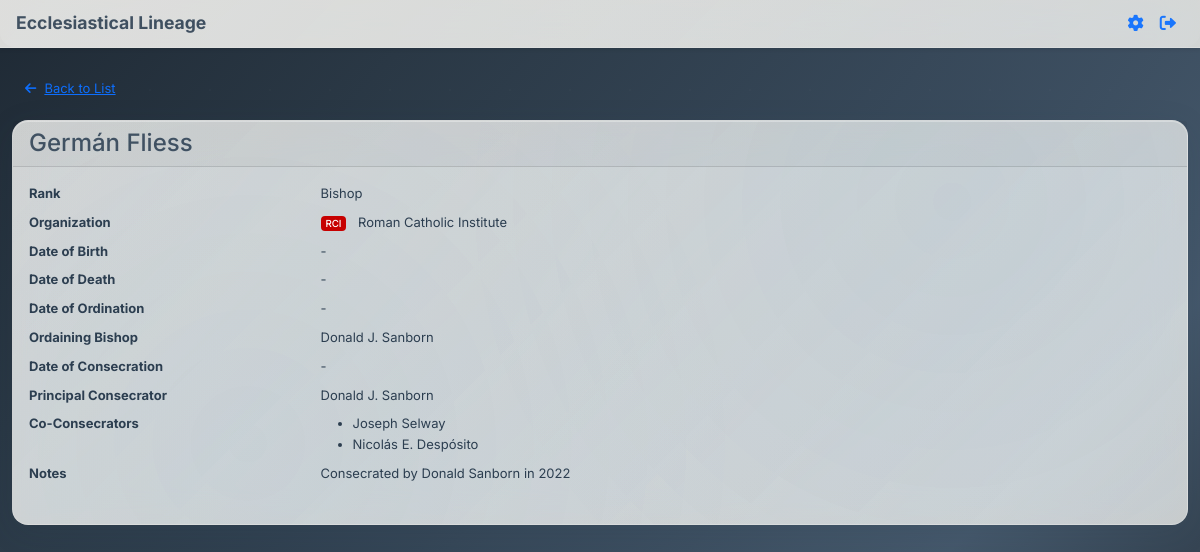
Before: /clergy/3 (signed in) with the older database file.
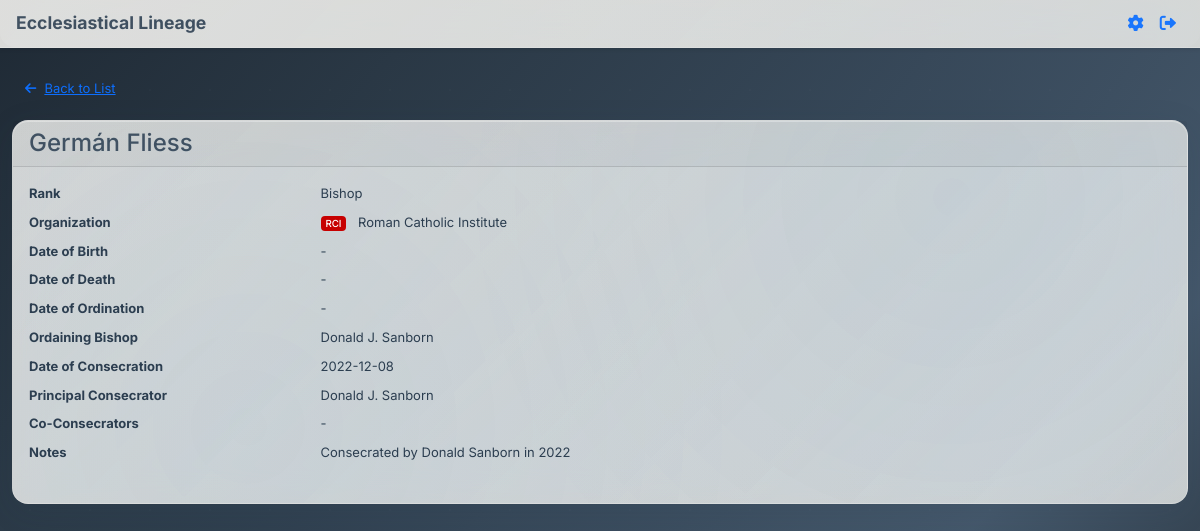
After: the same page with the newer database file.
### app.py (models this page shows, shortened)
class Clergy(db.Model):
    id = db.Column(db.Integer, primary_key=True)
    name = db.Column(db.String(200), nullable=False)
    rank = db.Column(db.String(100), nullable=False)
    organization = db.Column(db.String(200))
    date_of_birth = db.Column(db.Date)
    date_of_ordination = db.Column(db.Date)
    ordaining_bishop_id = db.Column(db.Integer, db.ForeignKey('clergy.id'))
    date_of_consecration = db.Column(db.Date)
    consecrator_id = db.Column(db.Integer, db.ForeignKey('clergy.id'))
    co_consecrators = db.Column(db.Text)  # JSON array of clergy IDs
    date_of_death = db.Column(db.Date)
    notes = db.Column(db.Text)
    ordaining_bishop = db.relationship('Clergy', foreign_keys=[ordaining_bishop_id], remote_side=[id])
    consecrator = db.relationship('Clergy', foreign_keys=[consecrator_id], remote_side=[id])
    def get_co_consecrators(self):
        if self.co_consecrators:
            return json.loads(self.co_consecrators)
        return []

class Organization(db.Model):
    id = db.Column(db.Integer, primary_key=True)
    name = db.Column(db.String(200), unique=True, nullable=False)
    abbreviation = db.Column(db.String(20), unique=True)  # Short code for the organization
    description = db.Column(db.Text)
    color = db.Column(db.String(7), nullable=False, default="#27ae60")
    created_at = db.Column(db.DateTime, default=datetime.utcnow)

### app.py (the view)
@app.route('/clergy/<int:clergy_id>')
def view_clergy(clergy_id):
    if 'user_id' not in session:
        flash('Please log in to view clergy records.', 'error')
        return redirect(url_for('login'))
    clergy = Clergy.query.get_or_404(clergy_id)
    organizations = Organization.query.all()
    org_abbreviation_map = {org.name: org.abbreviation for org in organizations}
    org_color_map = {org.name: org.color for org in organizations}
    return render_template('view_clergy.html',
                         clergy=clergy,
                         org_abbreviation_map=org_abbreviation_map,
                         org_color_map=org_color_map)

### app.py (called while the page is built)
def getContrastColor(hexColor):
    if not hexColor or not hexColor.startswith('#'):
        return 'black'
    hex = hexColor.replace('#', '')
    if len(hex) != 6:
        return 'black'
    try:
        r = int(hex[0:2], 16)
        g = int(hex[2:4], 16)
        b = int(hex[4:6], 16)
        luminance = (0.299 * r + 0.587 * g + 0.114 * b) / 255
        return 'white' if luminance <= 0.5 else 'black'
    except (ValueError, IndexError):
        return 'black'

def getBorderStyle(hexColor):
    if not hexColor or not hexColor.startswith('#'):
        return ''
    hex = hexColor.replace('#', '')
    if len(hex) != 6:
        return ''
    try:
        r = int(hex[0:2], 16)
        g = int(hex[2:4], 16)
        b = int(hex[4:6], 16)
        luminance = (0.299 * r + 0.587 * g + 0.114 * b) / 255
        if luminance > 0.8:
            return 'border: 1px solid #ccc;'
        return ''
    except (ValueError, IndexError):
        return ''

### templates/view_clergy.html (shortened to what this page needs)
{% extends "base.html" %}
{% block full_content %}
<div class="container mt-4">
    <a href="{{ url_for('clergy_list') }}" class="btn btn-link mb-3"><i class="fas fa-arrow-left me-2"></i>Back to List</a>
    <div class="card">
        <div class="card-header">
            <h2 class="h4 mb-0">{{ clergy.name }}</h2>
        </div>
        <div class="card-body">
            <dl class="row">
                <dt class="col-sm-3">Rank</dt>
                <dd class="col-sm-9">{{ clergy.rank }}</dd>
                <dt class="col-sm-3">Organization</dt>
                <dd class="col-sm-9">
                    {% if clergy.organization %}
                        {% if org_abbreviation_map.get(clergy.organization) %}
                            <span class="badge me-2" style="background-color: {{ org_color_map.get(clergy.organization, '#27ae60') }}; color: {{ 'white' if getContrastColor(org_color_map.get(clergy.organization, '#27ae60')) == 'white' else 'black' }}; {{ getBorderStyle(org_color_map.get(clergy.organization, '#27ae60')) }}">
                                {{ org_abbreviation_map.get(clergy.organization) }}
                            </span>
                            {{ clergy.organization }}
                        {% else %}
                            {{ clergy.organization }}
                        {% endif %}
                    {% else %}
                        -
                    {% endif %}
                </dd>
                <dt class="col-sm-3">Date of Birth</dt>
                <dd class="col-sm-9">{{ clergy.date_of_birth.strftime('%Y-%m-%d') if clergy.date_of_birth else '-' }}</dd>
                <dt class="col-sm-3">Date of Death</dt>
                <dd class="col-sm-9">{{ clergy.date_of_death.strftime('%Y-%m-%d') if clergy.date_of_death else '-' }}</dd>
                <dt class="col-sm-3">Date of Ordination</dt>
                <dd class="col-sm-9">{{ clergy.date_of_ordination.strftime('%Y-%m-%d') if clergy.date_of_ordination else '-' }}</dd>
                <dt class="col-sm-3">Ordaining Bishop</dt>
                <dd class="col-sm-9">{{ clergy.ordaining_bishop.name if clergy.ordaining_bishop else '-' }}</dd>
                <dt class="col-sm-3">Date of Consecration</dt>
                <dd class="col-sm-9">{{ clergy.date_of_consecration.strftime('%Y-%m-%d') if clergy.date_of_consecration else '-' }}</dd>
                <dt class="col-sm-3">Principal Consecrator</dt>
                <dd class="col-sm-9">{{ clergy.consecrator.name if clergy.consecrator else '-' }}</dd>
                <dt class="col-sm-3">Co-Consecrators</dt>
                <dd class="col-sm-9">
                    {% set co_ids = clergy.get_co_consecrators() %}
                    {% if co_ids %}
                        <ul class="mb-0">
                        {% for cid in co_ids %}
                            {% set co = (clergy.query.get(cid)) %}
                            <li>{{ co.name if co else 'Unknown' }}</li>
                        {% endfor %}
                        </ul>
                    {% else %}-{% endif %}
                </dd>
                <dt class="col-sm-3">Notes</dt>
                <dd class="col-sm-9">{{ clergy.notes or '-' }}</dd>
            </dl>
        </div>
    </div>
</div>
{% endblock %}

Changed rows visible on the page:
no longer on this page (row unchanged): Clergy: name "Joseph Selway"
no longer on this page (row unchanged): Clergy: name "Nicolás E. Despósito"
changed Clergy "Germán Fliess": date_of_consecration "-" → "2022-12-08"
